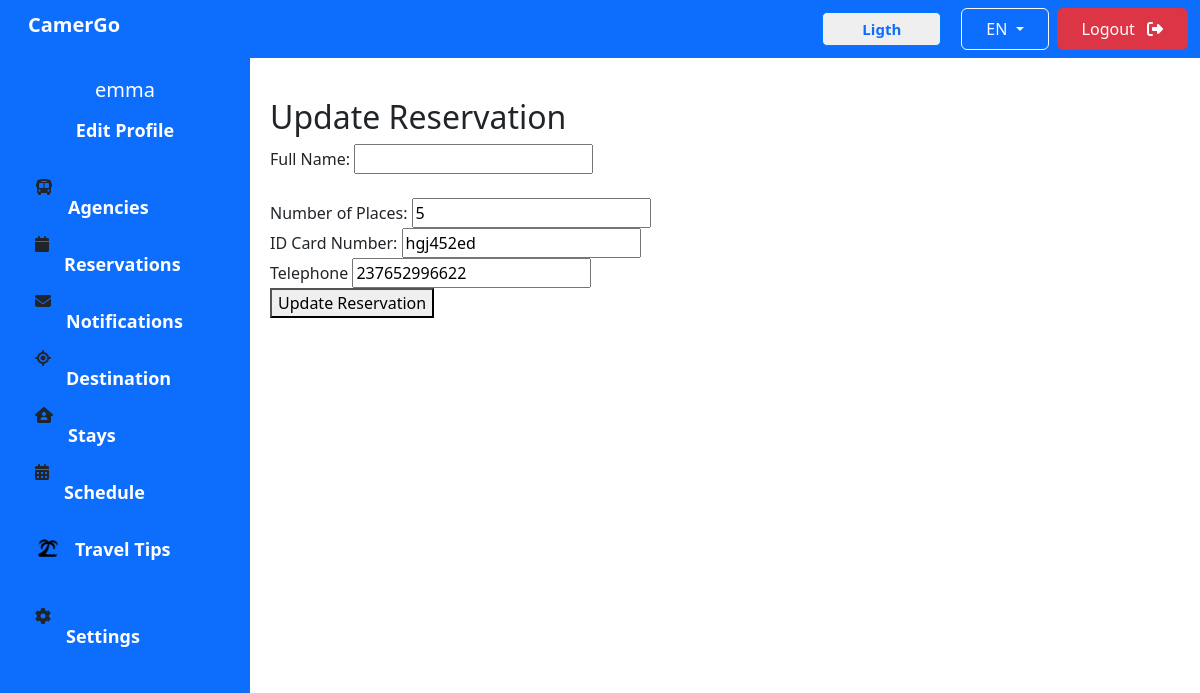
/reservation/update/2/ (signed in), run on the app's committed database.
### accounts/models.py (models this page shows, shortened)
class CustomUser(AbstractUser):
    ROLE_CHOICES = [
        ('admin', 'Admin'),
        ('accommodation_receptionist', 'Accommodation_Receptionist'),
        ('agency_receptionist', 'Agency_Receptionist'),
        ('client', 'Client'),
    ]
    roles = models.CharField(max_length=50, choices=ROLE_CHOICES, null=True, blank=True, default='client')

class Reservation(models.Model):
    STATUS_CHOICES = (
        ('pending', 'Pending Payment'),
        ('paid', 'Paid'),
        ('canceled', 'Canceled'),
    )
    travel_plan = models.ForeignKey('TravelPlan', on_delete=models.CASCADE)
    user = models.ForeignKey(CustomUser, on_delete=models.CASCADE)
    full_name = models.CharField(max_length=255, default='Emmanuella Menkahe')
    phone_number = models.PositiveIntegerField(default='237652996622')
    number_of_places = models.PositiveIntegerField()
    total_price = models.DecimalField(max_digits=10, decimal_places=2)
    id_card_number = models.CharField(max_length=50)
    reserved_at = models.DateTimeField(auto_now_add=True)
    status = models.CharField(max_length=10, choices=STATUS_CHOICES, default='pending')

### accounts/views.py (the view, shortened to what this page needs)
# urls.py: path('reservation/update/<int:reservation_id>/', views.update_reservation, name='update_reservation'),
def update_reservation(request, reservation_id):
    reservation = get_object_or_404(Reservation, id=reservation_id)
    if request.user != reservation.user:
        messages.error(request, 'You do not have permission to edit this reservation.')
        return redirect('list_client_reservations')
    return render(request, 'pages/UserDashboard/updatereservation.html', {'reservation': reservation})

### accounts/templates/pages/UserDashboard/updatereservation.html (shortened to what this page needs)
{% extends "pages/UserDashboard/base.html" %}
{% load static %}
{% block content %}
    <div class="content">
    <h2>Update Reservation</h2>
    <form method="post" action="{% url 'update_reservation' reservation.id %}">
        <div>
            <label for="full_name">Full Name:</label>
            <input type="text" id="full_name" name="full_name" required>
        </div>
        <br>
        <div>
            <label for="number_of_places">Number of Places:</label>
            <input type="number" id="number_of_places" name="number_of_places" value="{{ reservation.number_of_places }}" required>
        </div>
        <div>
            <label for="id_card_number">ID Card Number:</label>
            <input type="text" id="id_card_number" name="id_card_number" value="{{ reservation.id_card_number }}" required>
        </div>
        <div>
            <label for="phone_number">Telephone</label>
            <input type="tel" id="phone_number" name="phone_number" value="{{ reservation.phone_number }}" required>
        </div>
        <button type="submit">Update Reservation</button>
    </form>
    </div>
{% endblock%}

### accounts/templates/pages/UserDashboard/base.html (shortened to what this page needs)
{% load static %}
<!DOCTYPE html>
<html lang="en">
<head>
    <link rel="stylesheet" href="{% static 'css/UserDashboard/destination.css' %}">
    <link rel="stylesheet" href="{% static 'css/UserDashboard/agency.css' %}">
    <link rel="stylesheet" href="{% static 'css/UserDashboard/stays.css' %}">
    <link rel="stylesheet" href="{% static 'css/UserDashboard/reservation.css' %}">
    <link href="https://cdn.jsdelivr.net/npm/bootstrap@5.3.3/dist/css/bootstrap.min.css" rel="stylesheet">
    <link rel="stylesheet" href="../../../static/css/basic.css">
     <link rel="stylesheet" href="https://cdnjs.cloudflare.com/ajax/libs/font-awesome/6.5.2/css/all.min.css"
 />
</head>
<body>
    <nav class="navbar navbar-expand-lg navbar-light bg-primary">
        <div class="container-fluid">
            <h4 class="navbar-brand text-white fw-bold ms-3">CamerGo</h4>
            <div class="d-flex align-items-center ms-auto">
                <button class="btn1"><a href="#" class="text-decoration-none px-4 py-2" id="darkModeToggle">Ligth</a></button>
                <div class="dropdown me-2">
                    <button class="btn px-4 py-2 btn-outline-light dropdown-toggle" type="button" id="languageDropdown" data-bs-toggle="dropdown" aria-expanded="false">
                        EN
                    </button>
                </div>
                <div class="">
                    <a href="{% url 'logout' %}" class="btn btn-danger px-4 py-2">Logout <i class="ms-2 fa-solid fa-right-from-bracket"></i></a></div>
            </div>
        </div>
    </nav>
    <div class="sidebar bg-primary">
        <div class="profile">
            {% if user.is_authenticated %}
                <h5>{{ user.username }}</h5>
            {% else %}
                <h5>Hello, Guest!</h5>
            {% endif %}
            <a href="{% url 'create_profile' %}" class="text-white">Edit Profile</a>
        </div>
        <div class="menu">
            <div class="menu-item">
                <i class="fa-solid fa-bus"></i>
                <a href="{% url 'list_agency' %}">Agencies</a>
            </div>
            <div class="menu-item">
                <i class="fa-solid fa-calendar"></i>
                <a href="{% url 'list_client_reservations' %}">Reservations</a>
            </div>
            <div class="menu-item">
                <i class="fa-solid fa-envelope"></i>
                <a href="{% url 'notifications' %}">Notifications</a>
            </div>
            <div class="menu-item1">
                <i class="fa-solid fa-location-crosshairs"></i>
                <a href="{% url 'destination' %}">Destination</a>
            </div>
            <div class="menu-item">
                <i class="fa-solid fa-house-user"></i>
                <a href="{% url 'accommodation_list' %}">Stays</a>
            </div>
            <div class="menu-item">
                <i class="fa-solid fa-calendar-days"></i>
                <a href="{% url 'list_schedules' %}">Schedule</a>
            </div>
            <div class="menu-item">
                <img src="./../../../static/image/logos/Beach.png" alt="Travel Tips">
                <a href="#">Travel Tips</a>
            </div>
            <div class="settings">
                <i class="fa-solid fa-gear"></i>
                <a href="#">Settings</a>
            </div>
        </div>
    </div>
    <main>{% block content %} {% endblock %}</main>
</body>

### accounts/static/css/UserDashboard/destination.css (style rules this page uses)
body { font-family: "Space Grotesk", sans-serif; }
.navbar { position:fixed; }
.navbar .btn1 { text-decoration: none; border: solid #007BFF 1px; border-radius: 5px; margin-right: 20px; padding: 5px 15px; font-size: 15px; font-weight: bold; }
.sidebar { width: 250px; background-color: #4db8ff; padding-top: 20px; height: 100vh; position: fixed; }
.menu-item { display: flex; }
.menu-item img { width: 25px; height: 35px; margin-top: 10px; }
.menu-item1 { display: flex; }
.settings { display: flex; margin-top: 30px; }
.sidebar a { padding: 15px; text-decoration: none; font-size: 18px; color: white; display: block; }
.sidebar .menu { padding-left: 35px; }
.sidebar .profile { text-align: center; padding-bottom: 20px; }
.sidebar .profile h5 { color: white; margin: 0; }
.content { margin-left: 250px; padding: 20px; }

### accounts/static/css/UserDashboard/agency.css (style rules this page uses)
body { font-family: "Space Grotesk", sans-serif; }
.navbar { position:fixed; bottom: 0; right: 0; }
.navbar .btn1 { text-decoration: none; border: solid #007BFF 1px; border-radius: 5px; margin-right: 20px; padding: 5px 15px; font-size: 15px; font-weight: bold; }
.sidebar { width: 250px; background-color: #4db8ff; padding-top: 20px; height: 100vh; position: fixed; }
.menu-item { display: flex; }
.menu-item img { width: 25px; height: 35px; margin-top: 10px; }
.menu-item1 { display: flex; }
.settings { display: flex; margin-top: 30px; }
.sidebar a { padding: 15px; text-decoration: none; font-size: 18px; color: white; display: block; transition: all 1s; }
.sidebar .menu { padding-left: 35px; }
.sidebar .profile { text-align: center; padding-bottom: 20px; }
.sidebar .profile h5 { color: white; margin: 0; }
.content { margin-left: 250px; padding: 20px; }
a { text-decoration: none; color: white; font-weight: bold; transition: all 0.2s ease; }

### accounts/static/css/UserDashboard/stays.css (style rules this page uses)
body { font-family: Arial, sans-serif; }
.navbar { position:fixed; bottom: 0; right: 0; }
.navbar .btn1 { text-decoration: none; border: solid #007BFF 1px; border-radius: 5px; margin-right: 20px; padding: 5px 15px; font-size: 15px; font-weight: bold; }
.sidebar { width: 250px; background-color: #4db8ff; padding-top: 20px; height: 100vh; position: fixed; }
.menu-item { display: flex; }
.menu-item img { width: 25px; height: 35px; margin-top: 10px; }
.menu-item1 { display: flex; }
.settings { display: flex; margin-top: 30px; }
.sidebar a { padding: 15px; text-decoration: none; font-size: 18px; color: white; display: block; }
.sidebar .menu { padding-left: 35px; }
.sidebar .profile { text-align: center; padding-bottom: 20px; }
.sidebar .profile h5 { color: white; margin: 0; }
.content { margin-left: 250px; padding: 20px; }
.navbar { position:relative; }
.content { margin-left: 250px; margin-top: 20px; padding: 20px; }

### data on the page
CustomUser: username "emma"
Reservation: number_of_places "5", id_card_number "hgj452ed", phone_number "237652996622"
